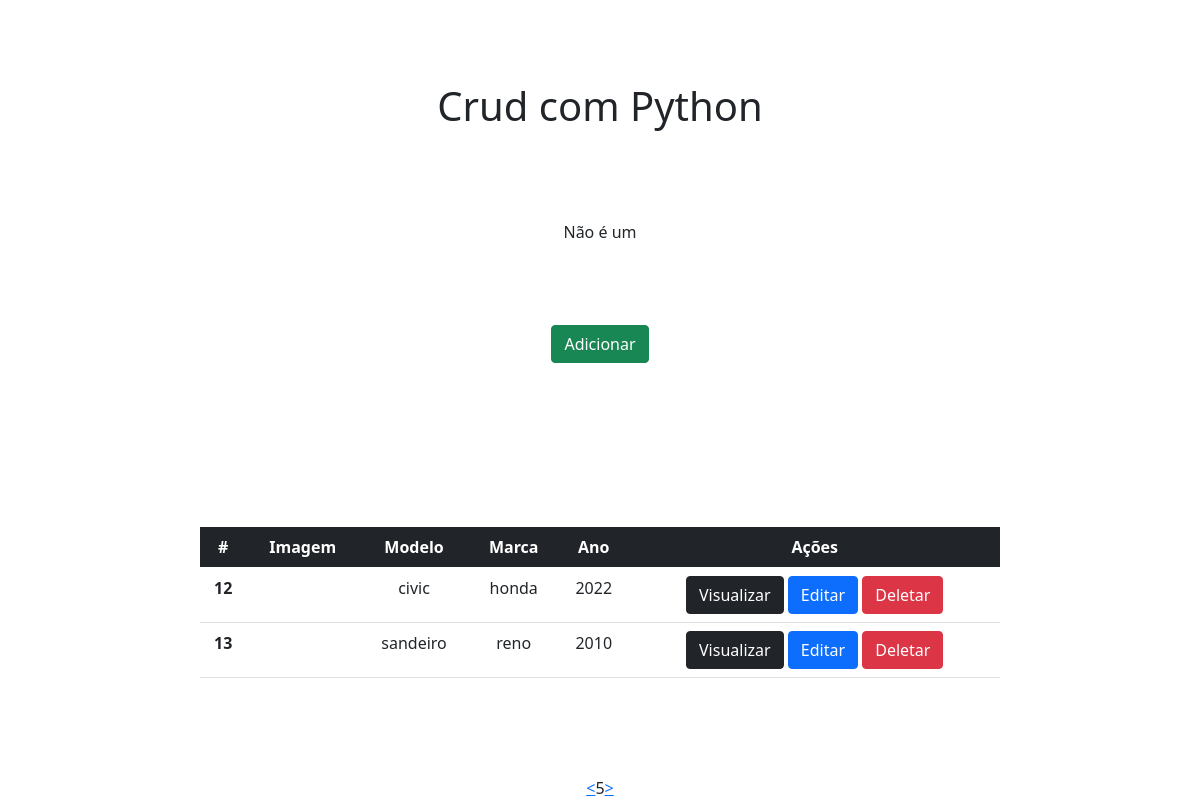
The app's page /?page=5 with its own data.
### app/models.py (models this page shows)
class Carro(models.Model):
  modelo = models.CharField(max_length=50)
  marca = models.CharField(max_length=50)
  ano = models.IntegerField()
  placa = models.CharField(max_length=50)
  imagem = models.ImageField()

### app/views.py (the view)
# urls.py: path('', home, name='home'),
def home(request):
  data = {
  }
  all = Carro.objects.all()
  paginator = Paginator(all, 2)
  pages = request.GET.get('page')
  data['db'] = paginator.get_page(pages)
  return render(request, 'index.html', data)

### app/templates/index.html (shortened to what this page needs)
<!DOCTYPE html>
<html lang="pt-br">
<head>
  <link href="https://cdn.jsdelivr.net/npm/bootstrap@5.0.2/dist/css/bootstrap.min.css" rel="stylesheet">
  <link rel="stylesheet" href="./static/css/style.css">
</head>
<body>
  <div class="col-8 m-auto pt-2 pb-2 text-center">
    <h1>Crud com Python</h1>
  </div>
  {% if carro == 'Fiat Toro' %}
    Esse é um carro: {{carro}}
  {% else %}
    Não é um {{carro}}
  {% endif %}
  <div class="col-8 m-auto pt-2 pb-2 text-center">
    <a href="form/" class="btn btn-success">Adicionar</a>
  </div>
  <div class="col-8 m-auto pt-2 pb-2 text-center">
    <table class="table">
      <thead class="table-dark">
        <tr>
          <th scope="col">#</th>
          <th scope="col">Imagem</th>
          <th scope="col">Modelo</th>
          <th scope="col">Marca</th>
          <th scope="col">Ano</th>
          <th scope="col">Ações</th>
        </tr>
      </thead>
      <tbody>
      {% for dbs in db %}
        <tr>
          <th>{{dbs.id}}</th>
          <td>{{dbs.imagem}}</td>
          <td>{{dbs.modelo}}</td>
          <td>{{dbs.marca}}</td>
          <td>{{dbs.ano}}</td>
          <td>
            <a href="/view/{{dbs.id}}" class="btn btn-dark">Visualizar</a>
            <a href="/edit/{{dbs.id}}" class="btn btn-primary">Editar</a>
            <a href="/delete/{{dbs.id}}" class="btn btn-danger btnDel">Deletar</a>
          </td>
        </tr>
      {% endfor %}
      </tbody>
    </table>
  </div>
  <div class="pagination">
    <div class="pagination_previous">
      {% if db.has_previous %}
        <a href="?page={{db.previous_page_number}}"> < </a>
      {% endif %}
    </div>
    <div class="pagination_current">
      {{ db.number }}
    </div>
    <div class="pagination_next">
      {% if db.has_next %}
        <a href="?page={{db.next_page_number}}"> > </a>
      {% endif %}
    </div>
  </div>
  {% load static %}
</body>
</html>

### app/static/css/style.css (style rules this page uses)
* { padding: 0; margin: 0; box-sizing: border-box; }
body { display: flex; justify-content: center; align-items: center; flex-direction: column; width: 100%; height: 100vh; background-color: white; }
.pagination { display: flex; justify-content: center; align-items: center; background-color: white; }

### records on screen
Carro: id "12", modelo "civic", marca "honda", ano "2022"
Carro: id "13", modelo "sandeiro", marca "reno", ano "2010"

### other values on screen
{{ db.number }} "5"
